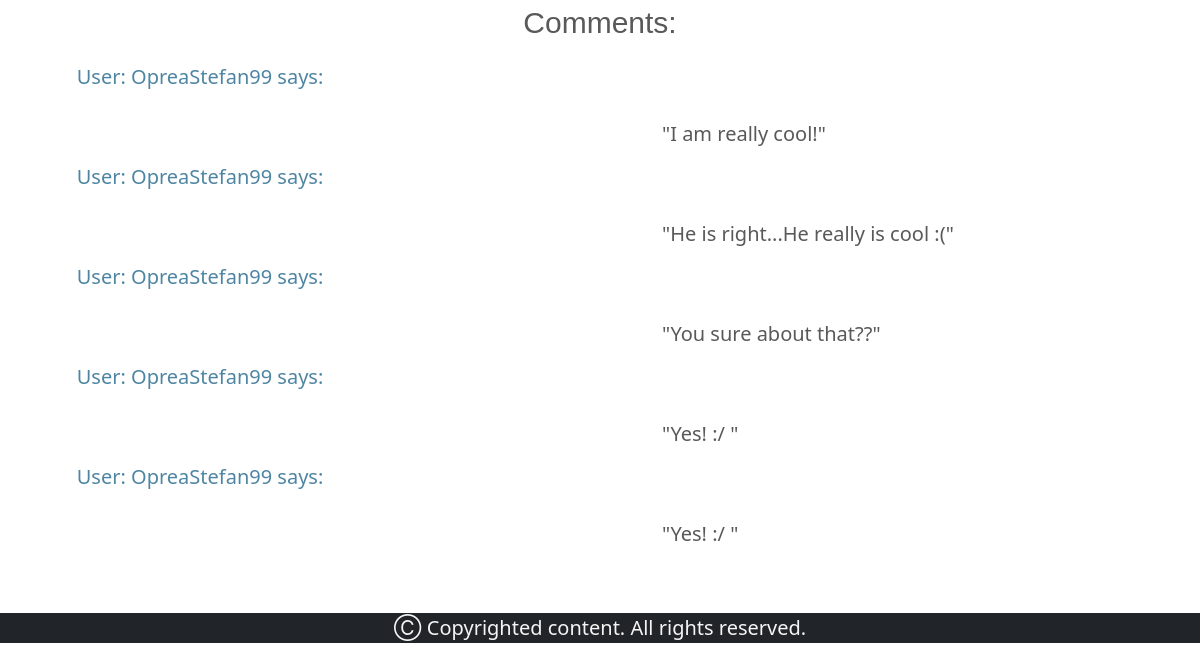
/news/purry-nobel-prize-nomenee (lower part), run on an earlier commit of the app's database.
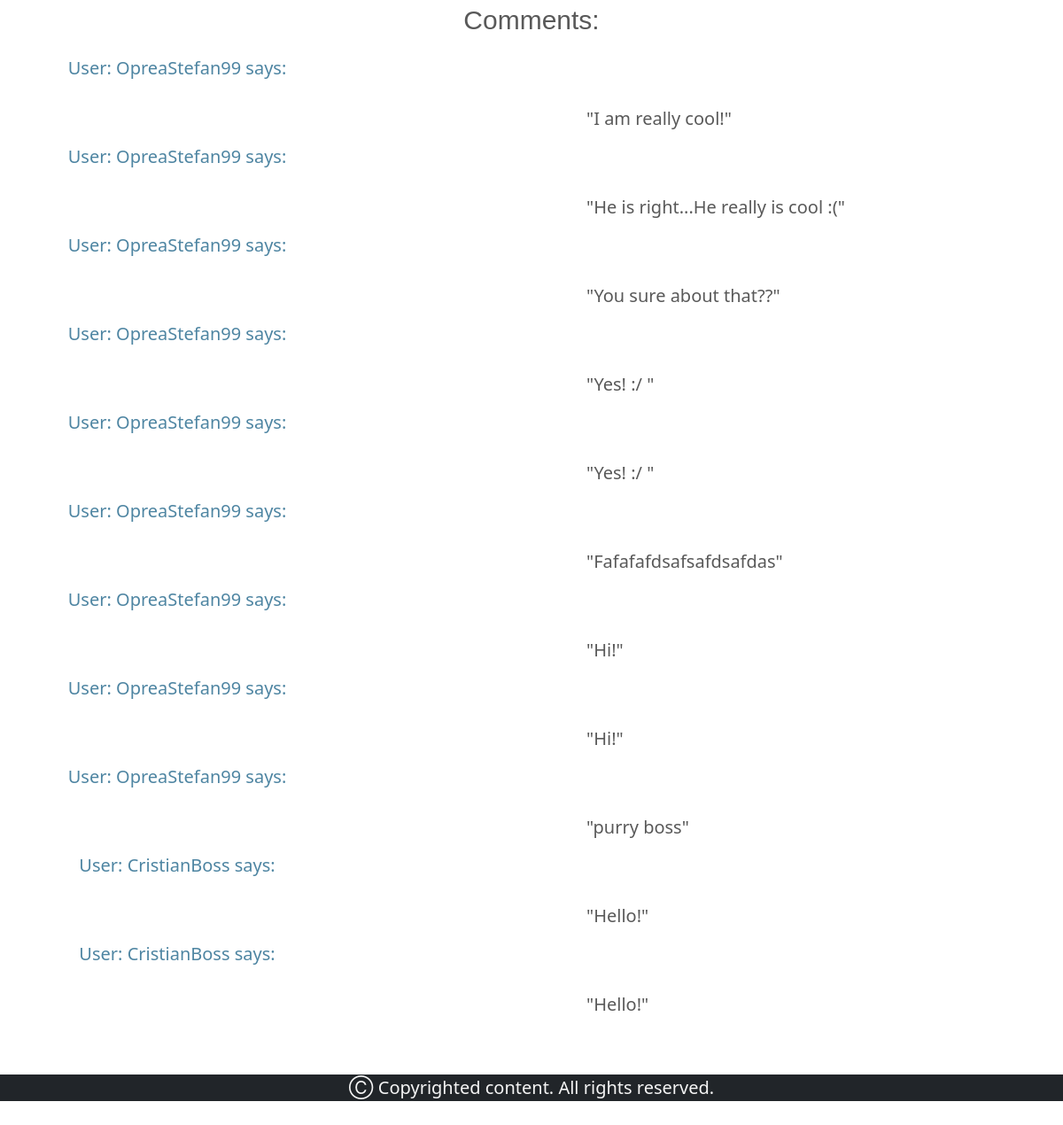
And on a later commit of the database.
### tables this page shows
CREATE TABLE comments (
user_id INTEGER NOT NULL,
username TEXT NOT NULL,
email TEXT NOT NULL,
comment TEXT NOT NULL);

### app.py (the view)
@app.route("/news/purry-nobel-prize-nomenee", methods=["GET", "POST"])
def news_setup():
    if request.method == "POST":
        user = session["user_id"]
        comment = request.form.get('comment')
        for i in range(len(forbidden_comment_characters)):
            if forbidden_comment_characters[i] in comment:
                return apology("Charcater not allowed: " + forbidden_comment_characters[i], 403)
        email = db.execute("SELECT email FROM users WHERE id=?", user)
        email = email[0]['email']
        username = db.execute("SELECT username FROM users WHERE id=?", user)
        username = username[0]['username']
        db.execute("INSERT INTO comments (user_id, username, email, comment) VALUES(?,?,?,?)", user, username, email, comment)
        comments = db.execute("SELECT * FROM comments")
        r = int(len(comments))
        return render_template("/news/purry-nobel-prize-nomenee.html", comments=comments, r=r)
    else:
        comments = db.execute("SELECT * FROM comments")
        r = int(len(comments))
        return render_template("/news/purry-nobel-prize-nomenee.html", comments=comments, r=r)

### app.py (called while the page is built)
@app.after_request
def after_request(response):
    response.headers["Cache-Control"] = "no-cache, no-store, must-revalidate"
    response.headers["Expires"] = 0
    response.headers["Pragma"] = "no-cache"
    return response

### templates/news/purry-nobel-prize-nomenee.html (shortened to what this page needs)
{% extends "layout.html" %}
{% block main %}
    <section style="animation: transitionIn 2s;  color: #595959;">
        <label style="font-size: 30px; margin: 20px; font-family: 'Trebuchet MS', sans-serif;"> Comments: </label>
    </section>
    {% if r %}
        {% for i in range(r) %}
            <h5 id="user_tag" >
                User: {{ comments[i]["username"] }} says:
            </h5>
            <p id="comment_tag">
                "{{ comments[i]["comment"] }}"
            </p>
        {% endfor %}
    {% endif %}
{% endblock %}

### templates/layout.html (shortened to what this page needs)
<!DOCTYPE html>
<html lang="en">
    <head>
        <link href="https://cdn.jsdelivr.net/npm/bootstrap@5.1.3/dist/css/bootstrap.min.css" rel="stylesheet">
        <link href="/static/styles.css" rel="stylesheet">
    </head>
    <body>
        <main class="container-fluid py-5 text-center">
            {% block main %}{% endblock %}
        </main>
        <footer class="mb-5 small text-center text-muted">
            <div id="copyright">
                &#9400; Copyrighted content. All rights reserved.
            </div>
        </footer>
    </body>
</html>

### static/styles.css (style rules this page uses)
#copyright { font-size: 20px; height: 30px; animation: transitionIn 2s; background-color: #212529; color: whitesmoke; }
#user_tag { position: relative; right: 400px; animation: transitionIn 2s; color: #4e85a2; }
#comment_tag { margin-top: 30px; text-align: left; margin-left: 650px; font-size: 20px; animation: transitionIn 2s; color: #595959; }

What changed in the data, as far as the page shows it:
added comments: username "OpreaStefan99", comment "Fafafafdsafsafdsafdas"
added comments: username "OpreaStefan99", comment "Hi!"
added comments: username "OpreaStefan99", comment "Hi!"
added comments: username "OpreaStefan99", comment "purry boss"
added comments: username "CristianBoss", comment "Hello!"
added comments: username "CristianBoss", comment "Hello!"
Also different on the page:
new list line: "User: says: \" \""
